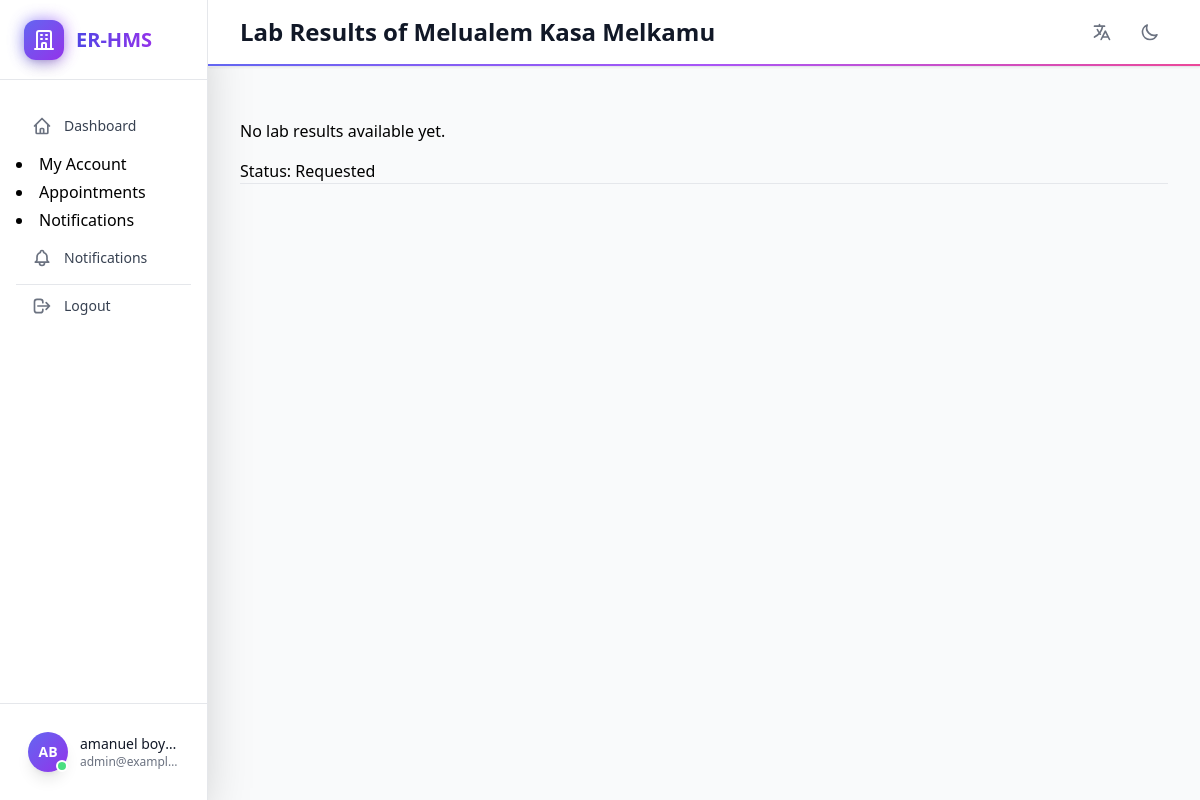
The app's page /clinic/review_lab_results/6 (signed in) with its own data.
### accounts/models.py (models this page shows, shortened)
class Staff(AbstractUser):
    phone_number = models.CharField(max_length=15)
    ROLE_CHOICES = [
        ('doctor', 'Doctor'),
        ('nurse', 'Nurse'),
        ('receptionist', 'Receptionist'),
        ('lab_technician', 'Lab Technician'),
        ('pharmacist', 'Pharmacist'),
        ('admin', 'Administrator'),
        ('finance', 'Finance'),
        ('cashier', 'Cashier'),
    ]
    DEPARTMENT_CHOICES = [
        ('registrar', 'Registrar'),
        ('er', 'Emergency Room'),
        ('opd', 'Outpatient Department'),
        ('ipd', 'Inpatient Department'),
        ('mch', 'Mother and Child Department'),
        ('lab', 'Laboratory'),
        ('pharmacy', 'Pharmacy'),
        ('admin', 'Administration'),
        ('finance', 'Finance'),
    ]
    role = models.CharField(max_length=20, choices=ROLE_CHOICES)
    department = models.CharField(max_length=20, choices=DEPARTMENT_CHOICES)
    middle_name = models.CharField(max_length=20)

### hospital_app/models.py (models this page shows, shortened)
class Visit(models.Model):
    URGENCY_CHOICES = [('urgent', 'Urgent'), ('non_urgent', 'Non-Urgent')]
    patient = models.ForeignKey(Patient, on_delete=models.CASCADE, related_name='visits')
    visit_date = models.DateTimeField(auto_now_add=True)
    chief_complaint = models.TextField(null=True, blank=True)  # C/C
    urgency = models.CharField(max_length=20, choices=URGENCY_CHOICES, default='non_urgent')
    history_of_present_illness = models.TextField(null=True, blank=True)  # HPI
    physical_examination = models.TextField(null=True, blank=True)  # P/E
    investigations = models.TextField(null=True, blank=True)  # Ix
    management_plan = models.TextField(null=True, blank=True)  # Mx
    clinical_diagnosis = models.TextField(null=True, blank=True)  # Clinical Dx
    treatment_plan = models.TextField(null=True, blank=True)  # Treatment Dx
    advice = models.TextField(null=True, blank=True)
    next_appointment_date = models.DateField(blank=True, null=True)
    attending_physician = models.ForeignKey(settings.AUTH_USER_MODEL, on_delete=models.SET_NULL, null=True, blank=True, limit_choices_to={'role': 'doctor'})
    physician_signature = models.CharField(max_length=100, blank=True)
    is_active = models.BooleanField(default=True)  # Mark visit as active by default
    status = models.CharField(
        max_length=20,
        choices=[
            ('pending_payment', 'Pending Payment'),
            ('triage', 'Triage'),
            ('ward_transfer', 'Transferred to Ward'),
            ('seen', 'Seen'),
            ('sent_to_lab', 'Sent to Lab'),
            ('sys_exam', 'System Examination'),
            ('prescribed', 'Prescribed'),
            ('completed', 'Completed'),
        ],
        default='pending_payment'
    )
    assigned_ward = models.CharField(
        max_length=20,
        choices=[
            ('ipd', 'In Patient Department'),
            ('opd', 'Out Patient Department'),
            ('er', 'Emergency')
        ],
        default='opd'
        )

class LabTestRequest(models.Model):
    STATUS_CHOICES = [
        ('requested', 'Requested'),
        ('processing', 'Processing'),
        ('completed', 'Completed'),
        ('rejected', 'Rejected'),
    ]
    is_urgent = models.BooleanField(default=False)
    visit = models.ForeignKey(Visit, on_delete=models.CASCADE, related_name="lab_requests")
    requested_by = models.ForeignKey(settings.AUTH_USER_MODEL, on_delete=models.SET_NULL, null=True, related_name="lab_requests")
    requested_at = models.DateTimeField(auto_now_add=True)
    status = models.CharField(max_length=20, choices=STATUS_CHOICES, default='requested')
    notes = models.TextField(blank=True, null=True)
    tests = models.ManyToManyField(LabTest, related_name="lab_test_requests")  # Many-to-many relationship with LabTest
    is_payed = models.BooleanField(default=False)
    class Meta:
        ordering = ['-requested_at']

### registrar/models.py (models this page shows, shortened)
class Patient(models.Model):
    GENDER_CHOICES = [('M', 'Male'), ('F', 'Female')]
    record_no = models.CharField(max_length=8, unique=True, editable=False)
    first_name = models.CharField(max_length=100)
    middle_name = models.CharField(max_length=100)
    last_name = models.CharField(max_length=100)
    dob = models.DateField()  # Date of Birth
    age = models.PositiveIntegerField()
    gender = models.CharField(max_length=1, choices=GENDER_CHOICES, default='M')
    phone = models.CharField(max_length=15)
    address = models.ForeignKey(Address, on_delete=models.CASCADE)
    national_id = models.CharField(max_length=20, unique=True, null=True, blank=True)
    created_at = models.DateTimeField(auto_now_add=True)
    @property
    def name(self):
        return f"{self.first_name} {self.middle_name}  {self.last_name}"

### hospital_app/views.py (the view, shortened to what this page needs)
# urls.py: path('review_lab_results/<int:visit_id>', views.review_lab_results, name='review_lab_results'),
@login_required
def review_lab_results(request, visit_id):
    visit = get_object_or_404(Visit, id=visit_id)
    lab_request = LabTestRequest.objects.filter(visit=visit).order_by('-requested_at').first()
    lab_results = LabResult.objects.filter(lab_request=lab_request).first()
    result_item = LabResultItem.objects.filter(lab_result=lab_results)
    processed_results = []
    context = {
        "visit": visit,
        "lab_request": lab_request,
        "processed_results": processed_results,
    }
    return render(request, "review_lab_results.html", context)

### hospital_app/templates/review_lab_results.html
{% extends "dashboard_base.html" %}
{% block page_title %}Lab Results of {{ visit.patient.name }}{% endblock %}
{% load custom_tags %}
{% block sidebar_items %}
    <li class="nav-item">
        <a class="nav-link" href="#">
            My Account
        </a>
    </li>
    <li class="nav-item">
        <a class="nav-link" href="#">
            Appointments
        </a>
    </li>
    <li class="nav-item">
        <a class="nav-link" href="{% url 'notifications' %}">
            Notifications
        </a>
    </li>
{% endblock %}
{% block dashboard_content %}
    <div class="container mt-5">
        {% if processed_results %}
            <div class="mt-4">
                <h3>Requested Tests</h3>
                <div class="row row-cols-1 row-cols-md-3 g-3">
                    {% for result in processed_results %}
                        <div class="col">
                            <div class="card shadow-sm">
                                <div class="card-body">
                                    <h4 class="card-title">{{ result.test_name }}</h4>
                                    <table class="table table-bordered table-sm">
                                        <thead>
                                            <tr>
                                                <th class="p-2">Parameter</th>
                                                <th class="p-2">Result</th>
                                            </tr>
                                        </thead>
                                        <tbody>
                                            {% for param_name, param_value in result.parameters.items %}
                                                <tr>
                                                    <td class="p-2">{{ param_name }}</td>
                                                    <td class="p-2">{{ param_value }}</td>
                                                </tr>
                                            {% endfor %}
                                        </tbody>
                                    </table>
                                </div>
                            </div>
                        </div>
                    {% endfor %}
                </div>
            </div>
            <hr>
            <div class="mt-6">
                <a class="btn btn-success" href="{% url 'doctor_detail' visit.patient.id visit.id %}">
                    Back to Diagnosis
                </a>
            </div>
        {% else %}
            <p class="mt-4 text-warning">No lab results available yet. </p>
            <p class="mt-4 text-info">Status: {{ lab_request.get_status_display }}</p>
        {% endif %}
         <hr>
    </div>
{% endblock %}

### accounts/templates/dashboard_base.html (shortened to what this page needs)
{% extends "generic_base.html" %}
{% load i18n %}
{% block content %}
<div class="min-h-screen">
    <div class="flex h-screen overflow-hidden">
        <aside class="hidden md:flex md:flex-shrink-0 sidebar-transition">
            <div class="flex flex-col w-52 bg-white dark:bg-gray-800 shadow-2xl dark:shadow-gray-900/30 border-r border-gray-200 dark:border-gray-700">
                <div class="flex items-center justify-between h-20 px-6 border-b border-gray-200 dark:border-gray-700">
                    <div class="flex items-center space-x-3 group cursor-pointer">
                        <div class="relative">
                            <div class="absolute inset-0 bg-gradient-to-r from-indigo-500 to-purple-500 rounded-xl blur opacity-75 group-hover:opacity-100 transition-opacity duration-300"></div>
                            <div class="relative w-10 h-10 bg-gradient-to-br from-indigo-500 to-purple-600 rounded-xl flex items-center justify-center shadow-lg transform transition-all duration-300 group-hover:scale-110">
                                <svg class="w-6 h-6 text-white" fill="none" stroke="currentColor" viewBox="0 0 24 24">
                                    <path stroke-linecap="round" stroke-linejoin="round" stroke-width="2" d="M19 21V5a2 2 0 00-2-2H7a2 2 0 00-2 2v16m14 0h2m-2 0h-5m-9 0H3m2 0h5M9 7h1m-1 4h1m4-4h1m-1 4h1m-5 10v-5a1 1 0 011-1h2a1 1 0 011 1v5m-4 0h4"></path>
                                </svg>
                            </div>
                        </div>
                        <span class="text-xl font-bold bg-gradient-to-r from-indigo-600 to-purple-600 dark:from-indigo-400 dark:to-purple-400 bg-clip-text text-transparent">
                        </span>
                    </div>
                </div>
                <div class="flex-1 flex flex-col overflow-y-auto">
                    <nav class="flex-1 px-4 py-6 space-y-1">
                        <a href="{% url 'dashboard' %}"
                           class="sidebar-link group flex items-center px-4 py-3 text-sm font-medium rounded-xl transition-all duration-300 hover:bg-gray-100 dark:hover:bg-gray-700 hover:translate-x-1">
                            <span class="text-gray-700 dark:text-gray-200 group-hover:text-indigo-600 dark:group-hover:text-indigo-400">{% trans "Dashboard" %}</span>
                        </a>
                        {% block sidebar_items %}
                        {% endblock %}
                        <a href="{% url 'notifications' %}"
                           class="sidebar-link group flex items-center px-4 py-3 text-sm font-medium rounded-xl transition-all duration-300 hover:bg-gray-100 dark:hover:bg-gray-700 hover:translate-x-1 relative">
                            <span class="text-gray-700 dark:text-gray-200 group-hover:text-indigo-600 dark:group-hover:text-indigo-400">{% trans "Notifications" %}</span>
                        </a>
                        <div class="relative my-6">
                            <div class="absolute inset-0 flex items-center">
                                <div class="w-full border-t border-gray-200 dark:border-gray-700"></div>
                            </div>
                        </div>
                        <a href="{% url 'logout' %}"
                           class="sidebar-link group flex items-center px-4 py-3 text-sm font-medium rounded-xl transition-all duration-300 hover:bg-red-50 dark:hover:bg-red-900/20 hover:translate-x-1">
                            <span class="text-gray-700 dark:text-gray-200 group-hover:text-red-600 dark:group-hover:text-red-400">{% trans "Logout" %}</span>
                        </a>
                    </nav>
                </div>
                <div class="flex-shrink-0 p-4 border-t border-gray-200 dark:border-gray-700">
                    <div class="group relative">
                        <div class="relative flex items-center space-x-3 p-3 rounded-xl cursor-pointer hover:bg-gray-50 dark:hover:bg-gray-700 transition-all duration-300">
                            <div class="relative">
                                <div class="w-10 h-10 bg-gradient-to-br from-indigo-500 to-purple-600 rounded-full flex items-center justify-center shadow-lg">
                                    <span class="text-white text-sm font-bold">{{ user.first_name|first|upper }}{{ user.last_name|first|upper }}</span>
                                </div>
                                <div class="absolute bottom-0 right-0 w-3 h-3 bg-green-400 rounded-full border-2 border-white dark:border-gray-800 animate-pulse"></div>
                            </div>
                            <div class="flex-1 min-w-0">
                                <p class="text-sm font-medium text-gray-900 dark:text-white truncate">{{ user.get_full_name }}</p>
                                <p class="text-xs text-gray-500 dark:text-gray-400 truncate">{{ user.email }}</p>
                            </div>
                        </div>
                    </div>
                </div>
            </div>
        </aside>
        <div class="flex-1 flex flex-col overflow-hidden">
            <header class="bg-white dark:bg-gray-800 shadow-sm border-b border-gray-200 dark:border-gray-700 sticky top-0 z-30">
                <div class="px-4 sm:px-6 lg:px-8">
                    <div class="flex justify-between items-center h-16">
                        <div class="flex-1 flex items-center justify-center md:justify-start">
                            <h1 class="text-xl md:text-2xl font-bold text-gray-900 dark:text-white">
                                {% block page_title %}Dashboard{% endblock %}
                            </h1>
                        </div>
                        <div class="flex items-center space-x-3">
                            <div class="relative">
                                <button id="language-button" class="p-2 rounded-lg text-gray-500 hover:text-gray-700 dark:text-gray-400 dark:hover:text-gray-200 hover:bg-gray-100 dark:hover:bg-gray-700 transition-all duration-300">
                                    <svg class="h-5 w-5" fill="none" stroke="currentColor" viewBox="0 0 24 24">
                                        <path stroke-linecap="round" stroke-linejoin="round" stroke-width="2" d="M3 5h12M9 3v2m1.048 9.5A18.022 18.022 0 016.412 9m6.088 9h7M11 21l5-10 5 10M12.751 5C11.783 10.77 8.07 15.61 3 18.129"></path>
                                    </svg>
                                </button>
                                    {% get_current_language as LANGUAGE_CODE %}
                                    {% get_available_languages as LANGUAGES %}
                                    {% get_language_info_list for LANGUAGES as languages %}
                            </div>
                            <div class="relative">
                                <button id="theme-button" class="p-2 rounded-lg text-gray-500 hover:text-gray-700 dark:text-gray-400 dark:hover:text-gray-200 hover:bg-gray-100 dark:hover:bg-gray-700 transition-all duration-300">
                                    <svg id="theme-icon-dark" class="h-5 w-5 block dark:hidden" fill="none" stroke="currentColor" viewBox="0 0 24 24">
                                        <path stroke-linecap="round" stroke-linejoin="round" stroke-width="2" d="M20.354 15.354A9 9 0 018.646 3.646 9.003 9.003 0 0012 21a9.003 9.003 0 008.354-5.646z"></path>
                                    </svg>
                                </button>
                            </div>
                        </div>
                    </div>
                </div>
                <div class="h-0.5 bg-gradient-to-r from-indigo-500 via-purple-500 to-pink-500 transform scale-x-0 animate-expand-width origin-left"></div>
            </header>
            <main class="flex-1 overflow-y-auto">
                <div class="px-4 sm:px-6 lg:px-8 py-8">
                    {% block dashboard_content %}{% endblock %}
                </div>
            </main>
        </div>
    </div>
</div>
{% endblock %}

### records on screen
Staff: first_name|first "A", last_name|first "B", get_full_name "amanuel boy…", email "admin@exampl…"
Visit: patient.name "Melualem Kasa Melkamu"
LabTestRequest: status "Requested"
